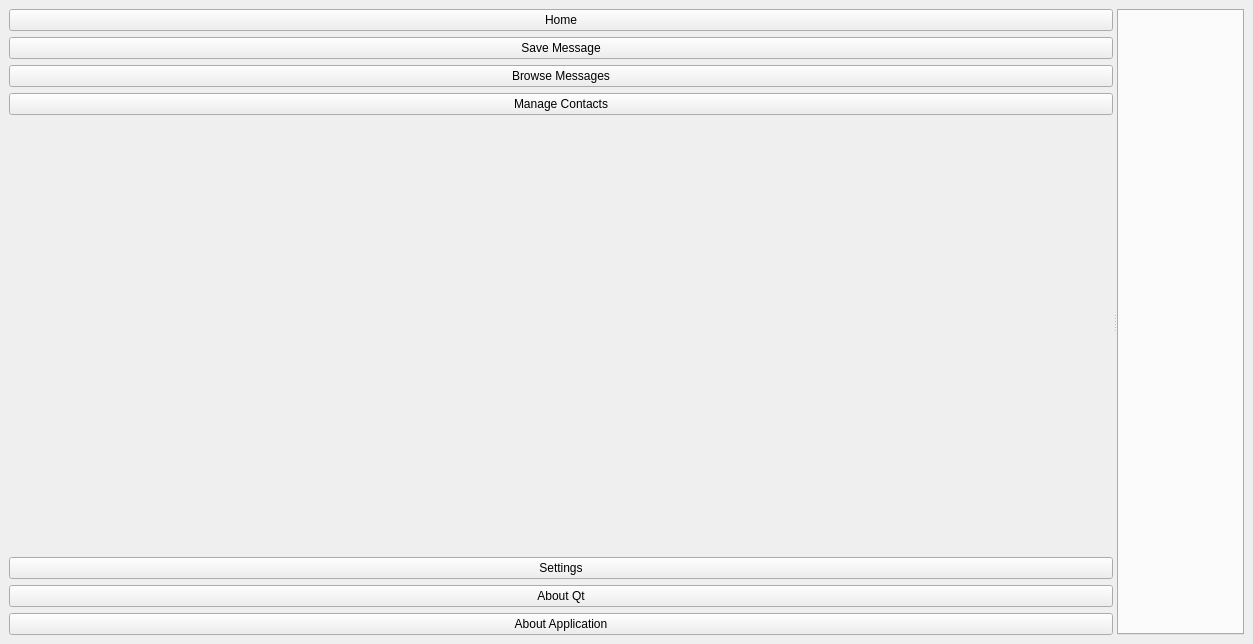
<?xml version="1.0" encoding="UTF-8"?>
<ui version="4.0">
 <class>MainWindow</class>
 <widget class="QMainWindow" name="MainWindow">
  <property name="geometry">
   <rect>
    <x>0</x>
    <y>0</y>
    <width>1253</width>
    <height>644</height>
   </rect>
  </property>
  <property name="windowTitle">
   <string>Messages Archiver</string>
  </property>
  <property name="locale">
   <locale language="English" country="UnitedStates"/>
  </property>
  <widget class="QWidget" name="centralwidget">
   <layout class="QHBoxLayout" name="horizontalLayout">
    <item>
     <widget class="QSplitter" name="splitter">
      <property name="orientation">
       <enum>Qt::Horizontal</enum>
      </property>
      <widget class="QWidget" name="verticalLayoutWidget">
       <layout class="QVBoxLayout" name="verticalLayout">
        <item>
         <widget class="QPushButton" name="homeButton">
          <property name="text">
           <string>Home</string>
          </property>
          <property name="icon">
           <iconset theme="go-home"/>
          </property>
         </widget>
        </item>
        <item>
         <widget class="QPushButton" name="saveMessageButton">
          <property name="text">
           <string>Save Message</string>
          </property>
          <property name="icon">
           <iconset theme="document-save"/>
          </property>
         </widget>
        </item>
        <item>
         <widget class="QPushButton" name="browseMessagesButton">
          <property name="text">
           <string>Browse Messages</string>
          </property>
          <property name="icon">
           <iconset theme="text-x-generic"/>
          </property>
         </widget>
        </item>
        <item>
         <widget class="QPushButton" name="manageContactsButton">
          <property name="text">
           <string>Manage Contacts</string>
          </property>
          <property name="icon">
           <iconset theme="address-book-new"/>
          </property>
         </widget>
        </item>
        <item>
         <spacer name="verticalSpacer">
          <property name="orientation">
           <enum>Qt::Vertical</enum>
          </property>
          <property name="sizeHint" stdset="0">
           <size>
            <width>20</width>
            <height>40</height>
           </size>
          </property>
         </spacer>
        </item>
        <item>
         <widget class="QPushButton" name="settingsButton">
          <property name="text">
           <string>Settings</string>
          </property>
          <property name="icon">
           <iconset theme="preferences-other"/>
          </property>
         </widget>
        </item>
        <item>
         <widget class="QPushButton" name="aboutQtButton">
          <property name="text">
           <string>About Qt</string>
          </property>
          <property name="icon">
           <iconset theme="help-about"/>
          </property>
         </widget>
        </item>
        <item>
         <widget class="QPushButton" name="aboutButton">
          <property name="text">
           <string>About Application</string>
          </property>
          <property name="icon">
           <iconset theme="help-about"/>
          </property>
         </widget>
        </item>
       </layout>
      </widget>
      <widget class="QTabWidget" name="tabWidget">
       <property name="currentIndex">
        <number>-1</number>
       </property>
       <property name="tabsClosable">
        <bool>true</bool>
       </property>
      </widget>
     </widget>
    </item>
   </layout>
  </widget>
  <widget class="QMenuBar" name="menubar">
   <property name="geometry">
    <rect>
     <x>0</x>
     <y>0</y>
     <width>1253</width>
     <height>23</height>
    </rect>
   </property>
  </widget>
 </widget>
 <resources/>
 <connections/>
</ui>
